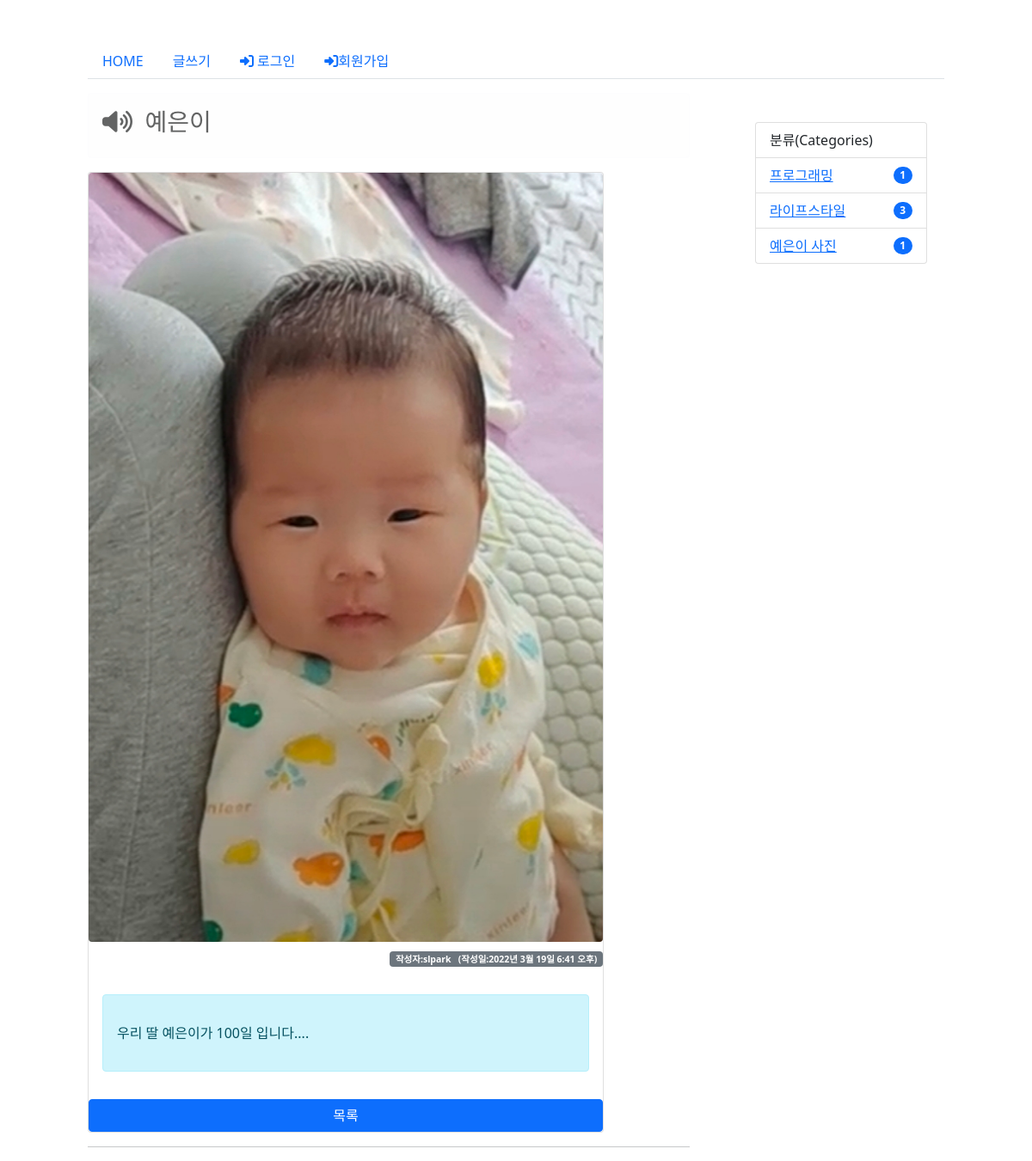
Page /blog/8/ on the committed database.
### blog/models.py (models this page shows, shortened)
class Post(models.Model):
    title = models.CharField(max_length=100)
    content = models.TextField()
    pub_date = models.DateTimeField()
    modify_date = models.DateTimeField(null=True, blank=True)
    photo = models.ImageField(upload_to='blog/images/%Y/%m/%d/',
                              null=True, blank=True)
    file = models.FileField(upload_to='blog/files/%Y/%m/%d/', null=True, blank=True)
    author = models.ForeignKey(User, on_delete=models.CASCADE)
    category = models.ForeignKey(Category, null=True, blank=True, on_delete=models.SET_NULL)

class Category(models.Model):
    name = models.CharField(max_length=50, unique=True) #카테고리 이름
    slug = models.SlugField(max_length=200, unique=True, allow_unicode=True) #한글인코딩
    def __str__(self):
        return self.name
    def get_absolute_url(self):
        return "/blog/category/{}".format(self.slug)
    class Meta:
        verbose_name_plural = 'Categories'

### blog/views.py (the view)
# urls.py: path('<int:post_id>/', views.detail, name='detail'),
def detail(request, post_id):
    post = get_object_or_404(Post, pk=post_id)
    categories = Category.objects.all()
    context = {'post':post, 'categories':categories}
    return render(request, 'blog/post_detail.html', context)

### templates/blog/post_detail.html (shortened to what this page needs)
{% extends 'base.html' %}
{% block content %}
        <section id="detail">
            <div class="alert alert-light my-3" role="alert">
                <h3><i class="fa-solid fa-volume-high"></i> &nbsp;{{ post.title }}</h3>
            </div>
                <div class="card" style="width: 600px;">
                    {% if post.photo %}
                    <figure class="figure">
                        <img src="{{ post.photo.url }}" class="figure-img img-fluid rounded" alt="...">
                        <figcaption class="figure-caption text-end">
                            <p class="card-text"><span class="badge bg-secondary">
                                작성자:{{ post.author }} &nbsp;&nbsp;(작성일:{{ post.pub_date }})</span></p>
                        </figcaption>
                    </figure>
                    {% endif %}
                      <div class="card-body">
                            <div class="alert alert-info" role="alert">
                                <p class="card-text">{{ post.content | linebreaks }}</p>
                            </div>
                      </div>
                            <a class="btn btn-primary" href="{% url 'blog:index' %}" role="button">목록</a>
                </div>
            <hr>
        </section>
        <aside>
            <ul class="list-group">
              <li class="list-group-item d-flex justify-content-between align-items-center">
                분류(Categories)
              </li>
                {% for category in categories %}
                    <button type="button" class="list-group-item list-group-item-action d-flex
                      justify-content-between align-items-center">
                        <a href="{{ category.get_absolute_url }}">
                            {{ category }}
                        </a>
                        <span class="badge bg-primary rounded-pill">{{ category.post_set.count }}</span>
                    </button>
                 {% endfor %}
            </ul>
        </aside>
{% endblock %}

### static/blog/css/style.css (style rules this page uses)
#list, #detail { width: 700px; float: left; }
aside { width: 200px; float:right; margin: 50px 20px 0 0; ; }

### rows in the picture
Post: title "예은이", photo (picture), author "slpark", pub_date "2022년 3월 19일 6:41 오후", content "우리 딸 예은이가 100일 입니다...."
Category: name "프로그래밍", post_set.count "1"
Category: name "라이프스타일", post_set.count "3"
Category: name "예은이 사진", post_set.count "1"
